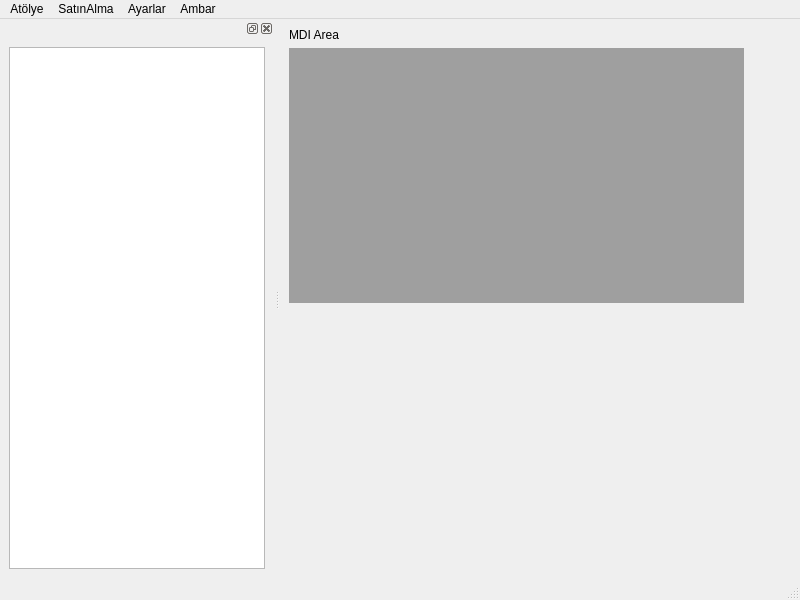
<?xml version="1.0" encoding="UTF-8"?>
<ui version="4.0">
 <class>MainWindow</class>
 <widget class="QMainWindow" name="MainWindow">
  <property name="geometry">
   <rect>
    <x>0</x>
    <y>0</y>
    <width>800</width>
    <height>600</height>
   </rect>
  </property>
  <property name="windowTitle">
   <string>MainWindow</string>
  </property>
  <widget class="QWidget" name="centralwidget">
   <widget class="QStackedWidget" name="stackedWidget">
    <property name="geometry">
     <rect>
      <x>0</x>
      <y>0</y>
      <width>473</width>
      <height>293</height>
     </rect>
    </property>
    <property name="currentIndex">
     <number>1</number>
    </property>
    <widget class="QWidget" name="page">
     <widget class="QGraphicsView" name="graphicsView">
      <property name="geometry">
       <rect>
        <x>10</x>
        <y>30</y>
        <width>411</width>
        <height>221</height>
       </rect>
      </property>
     </widget>
     <widget class="QLabel" name="label">
      <property name="geometry">
       <rect>
        <x>10</x>
        <y>10</y>
        <width>121</width>
        <height>16</height>
       </rect>
      </property>
      <property name="text">
       <string>Grafik view</string>
      </property>
     </widget>
    </widget>
    <widget class="QWidget" name="page_2">
     <layout class="QGridLayout" name="gridLayout_2">
      <item row="0" column="0">
       <widget class="QLabel" name="label_2">
        <property name="text">
         <string>MDI Area</string>
        </property>
       </widget>
      </item>
      <item row="1" column="0">
       <widget class="QMdiArea" name="mdiArea"/>
      </item>
     </layout>
    </widget>
   </widget>
  </widget>
  <widget class="QMenuBar" name="menubar">
   <property name="geometry">
    <rect>
     <x>0</x>
     <y>0</y>
     <width>800</width>
     <height>21</height>
    </rect>
   </property>
   <widget class="QMenu" name="menuAt_lye">
    <property name="title">
     <string>Atölye</string>
    </property>
    <addaction name="actionMakina"/>
   </widget>
   <widget class="QMenu" name="menuSat_nAlma">
    <property name="title">
     <string>SatınAlma</string>
    </property>
    <addaction name="actionFaturta"/>
    <addaction name="actionFirma"/>
   </widget>
   <widget class="QMenu" name="menuAyarlar">
    <property name="title">
     <string>Ayarlar</string>
    </property>
   </widget>
   <widget class="QMenu" name="menuAmbar">
    <property name="title">
     <string>Ambar</string>
    </property>
   </widget>
   <addaction name="menuAt_lye"/>
   <addaction name="menuSat_nAlma"/>
   <addaction name="menuAyarlar"/>
   <addaction name="menuAmbar"/>
  </widget>
  <widget class="QStatusBar" name="statusbar"/>
  <widget class="QDockWidget" name="dockWidget">
   <attribute name="dockWidgetArea">
    <number>1</number>
   </attribute>
   <widget class="QWidget" name="dockWidgetContents">
    <layout class="QGridLayout" name="gridLayout">
     <item row="0" column="0">
      <widget class="QTreeView" name="treeView"/>
     </item>
    </layout>
   </widget>
  </widget>
  <action name="actionMakina">
   <property name="text">
    <string>Makina </string>
   </property>
  </action>
  <action name="actionFaturta">
   <property name="text">
    <string>Faturta</string>
   </property>
  </action>
  <action name="actionFirma">
   <property name="text">
    <string>Firma</string>
   </property>
  </action>
 </widget>
 <resources/>
 <connections/>
</ui>
